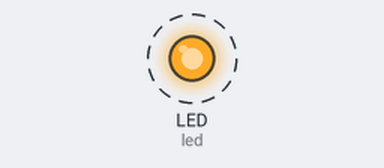
Recording of a program running on a simulated CircuitPython board. On the bench: output pins drawn as LEDs (lit = HIGH). Dashed ring = blinking. At 1.5 s the program ends and the board releases its pins; the recording ends there.

Above: at 0.15 s.
Timing chart, 0 to 1.5 s (numbered marks = the images above):
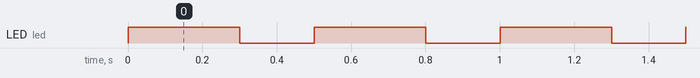

Measured:
- by itself, LED (led): alternates HIGH for 0.30 s and LOW for 0.20 s

The program:

board_led.py
```python
import time
import board
import digitalio

# Required CircuitPython libraries (should be in /lib folder on CIRCUITPY):
# - adafruit_bus_device (may be needed for some boards)
# Note: board, digitalio, and time are built-in modules in CircuitPython

class BoardLED:
    def __init__(self):
        # Initialize the built-in LED (usually "board.LED" or "board.D13")
        self.led = digitalio.DigitalInOut(board.LED)
        self.led.direction = digitalio.Direction.OUTPUT

    def on(self):
        """Turn the LED on."""
        self.led.value = True

    def off(self):
        """Turn the LED off."""
        self.led.value = False

    def blink(self, n, stay_on_time=0.5, stay_off_time=0.5, final_state="off"):
        """
        Blink the LED n times with custom on/off durations.

        :param n: Number of blinks
        :param stay_on_time: Duration (seconds) the LED stays on per blink
        :param stay_off_time: Duration (seconds) the LED stays off per blink
        :param final_state: 'on' or 'off' — final LED state after blinking
        """
        for _ in range(n):
            self.on()
            time.sleep(stay_on_time)
            self.off()
            time.sleep(stay_off_time)

        # Set final state
        if final_state.lower() == "on":
            self.on()
        else:
            self.off()


# Example usage:
if __name__ == "__main__":
    led = BoardLED()

    # Blink 3 times, LED on for 0.3s, off for 0.2s, ending ON
    led.blink(3, stay_on_time=0.3, stay_off_time=0.2, final_state="on")
```
